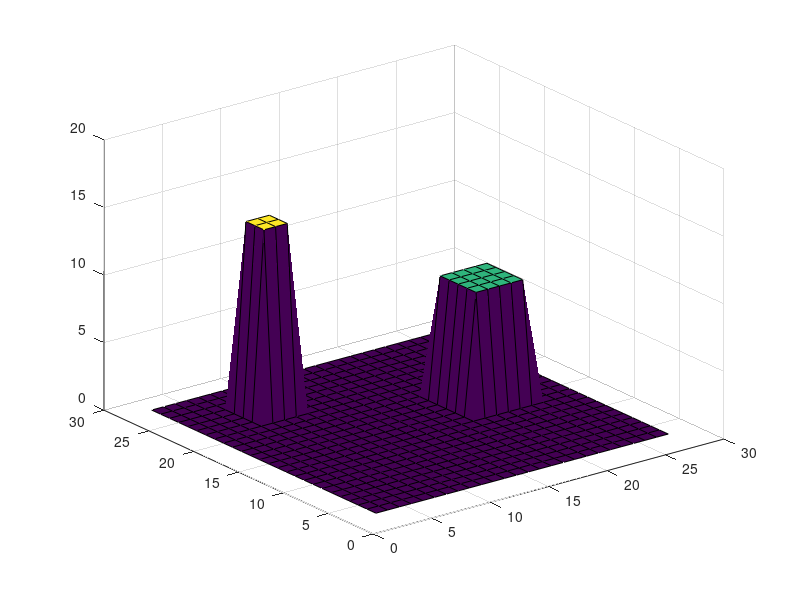

Reproduce this figure in MATLAB. (Note: this script raises an error after producing the figure.)
function adjDiff
%Test GIIR algorithm using adjDiff (one view)


clear all;
format long;

%GEOMETRIC PROPERTIES
delta   = 0.4;  %cm
numPs   = 26;
numPs2  = numPs*numPs;
deltat  = 1;    %ns
%Number of time steps for simulating signal
tmax    = 10;
%INITIAL CONDITIONS
impulse = 100;  %W/cm^2

%Number of sources
numSs = 16;

%MATERIAL PROPERTIES
%Constant difussion
D       = 2.0; %cm^2/ns
%Background mu_a
Bmu_a   = 1.0; %1/ns
%Measured mu_a
measMu_a = repmat(Bmu_a, numPs,numPs);%readBrain(numPs);
%Mu_a: vector that is optimized
optMu_a  = repmat(Bmu_a, numPs2,1);
%Object row and column ranges
rRange = 11:15;
cRange = 18:22;
measMu_a(rRange,cRange) = 10.0;
rRange = 5:7;
cRange = 6:8;
measMu_a(rRange,cRange) = 15.0;

%Display object
figure
surf(flipud(measMu_a))

%Change matrix to vector
measMu_a = reshape(rot90(measMu_a,-1),numPs2,1);

%Get Y
for source = 1:numSs 
    Y(:,source) = ...
    optSignal(numPs,delta,deltat,tmax,impulse,source,numSs,D,measMu_a);
end

   
%Get total gradient
S  = 0;
dS = zeros(numPs2,1);
%Fill A
tic
c  = deltat/delta/delta;
[s,w,p,e,n] = fillA(numPs,c,D,deltat,optMu_a);
A = diag(s,-numPs)+diag(w,-1)+diag(p)+diag(e,1)+diag(n,numPs);
invtA = inv(A)';

for source = 1:numSs 
    [Sen, dSdM] = AD(numPs,deltat,tmax,impulse,source,numSs,Y(:,source),invtA);
    S  = S  + Sen; 
    dS = dS + dSdM;
end
S
toc

%Graph gradient
realDS = rot90(reshape(dS,numPs,numPs));
figure
surf(flipud(-realDS))


%%%%%%%%%%%%%%%%%%%%%%%%%%%%%%%%%%%%%%%%%%%%%%%%%%%%%%%%%%%%%%%%%%%%%%%%%%%

function [S,dSdM] = AD(numPs,deltat,tmax,impulse,source,numSs,Yn,invtA)


%GET Un

%Constants
numPs2  = numPs*numPs;

%Solution matrix
U = zeros(numPs2,1);

%What receivers are being used?
receivers = 1:numSs;
receivers(source) = [];

%Get source index (in natural ordering) and apply initial condition
sInd = getSourceInd(source);
U(sInd) = impulse;

%Get receiver indices
rInd = getReceiverInd(receivers);

%Run ADI scheme
tnum = 0;
Un = zeros(numPs2,tmax);
while tnum < tmax
    U = invtA'*U;
            
    %Store info
    Un(:,tnum+1) = U;
    
    %Increase timestep
    tnum = tnum + 1;
end

%GET S and delSdelU
numRs = numSs-1;
change   = zeros(numPs2,tmax);
delSdelU = zeros(numPs2,tmax);
for n = 1:tmax
    change(rInd,n)   = (Un(rInd,n) - Yn((1:numRs)'+(n-1)*numRs)).^2;
    delSdelU(rInd,n) =  Un(rInd,n) - Yn((1:numRs)'+(n-1)*numRs);  
end
S = sum(sum(change))/2;

dSdU(:,tmax) = delSdelU(:,tmax); 
for n = (tmax-1):-1:1
    %Notice the transpose of A is being used
    dSdU(:,n) = invtA*dSdU(:,n+1) + delSdelU(:,n);
end


%GET intPs and totalNPs
%These vector and value are used to determine if a diagonal point is 
%in the interior of the real matrix 
intPs = zeros(numPs2,1);
for j = 2:numPs-1
    ind = (2:numPs-1)' + (numPs-j)*numPs;
    intPs(ind) = 1;
end

%GET dSdM
dSdM = zeros(numPs2,1);
for n = 1:tmax
    %Get X for given timestep
    X = diag(intPs.*(-deltat));   
    X = X.*repmat(Un(:,n),1,numPs2);
    
    %Accumulate result
    dSdM = dSdM + X'*invtA*dSdU(:,n); 
end